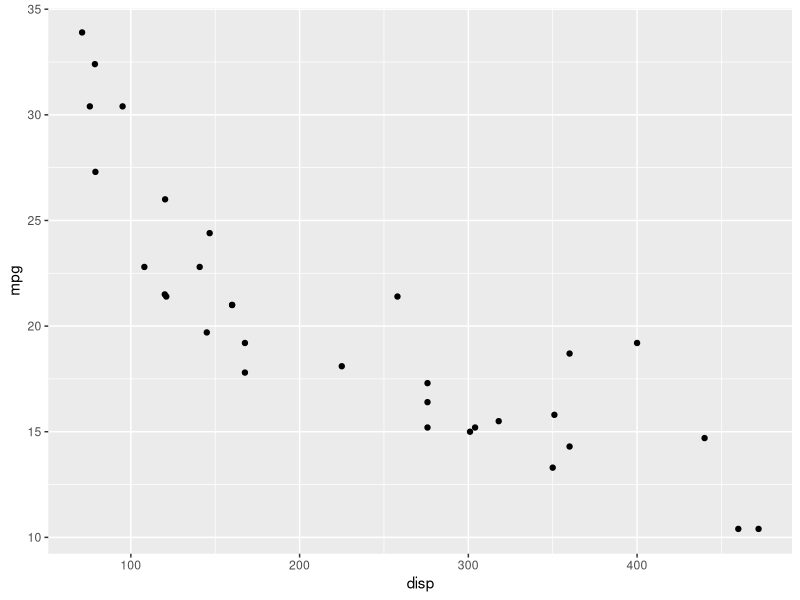
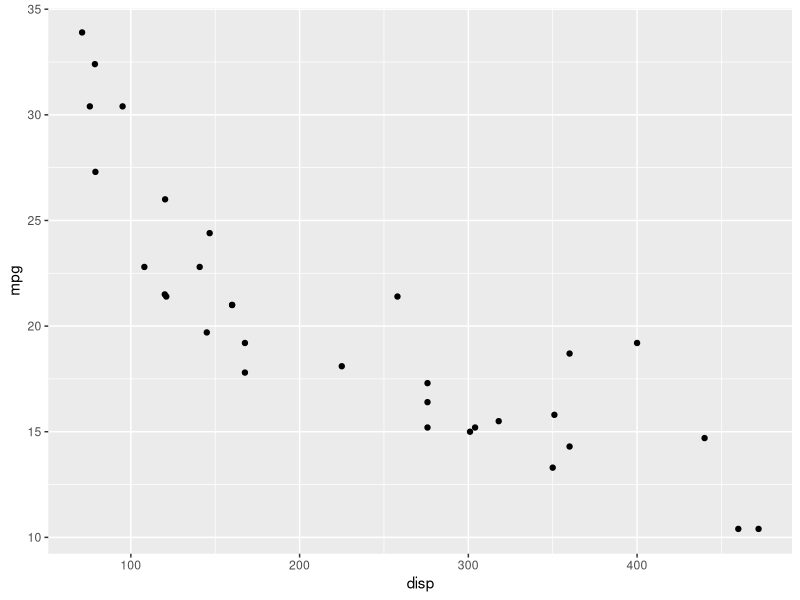
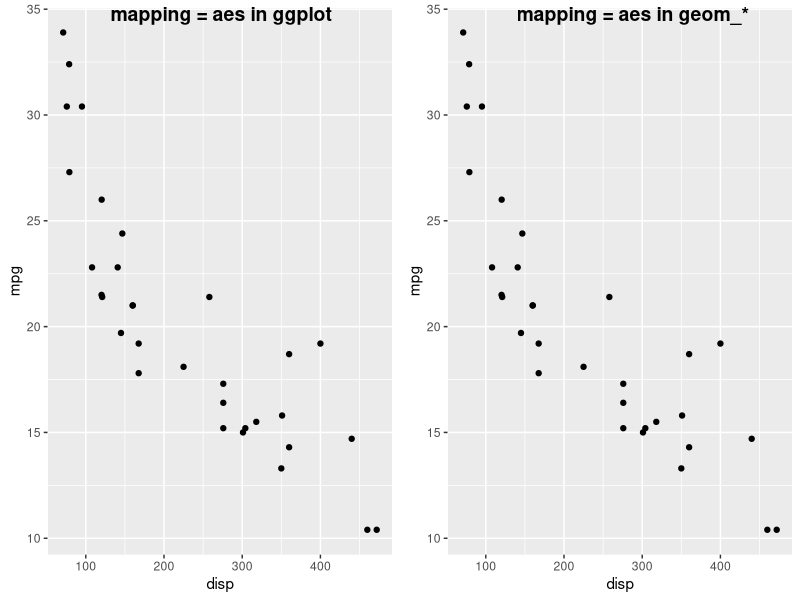
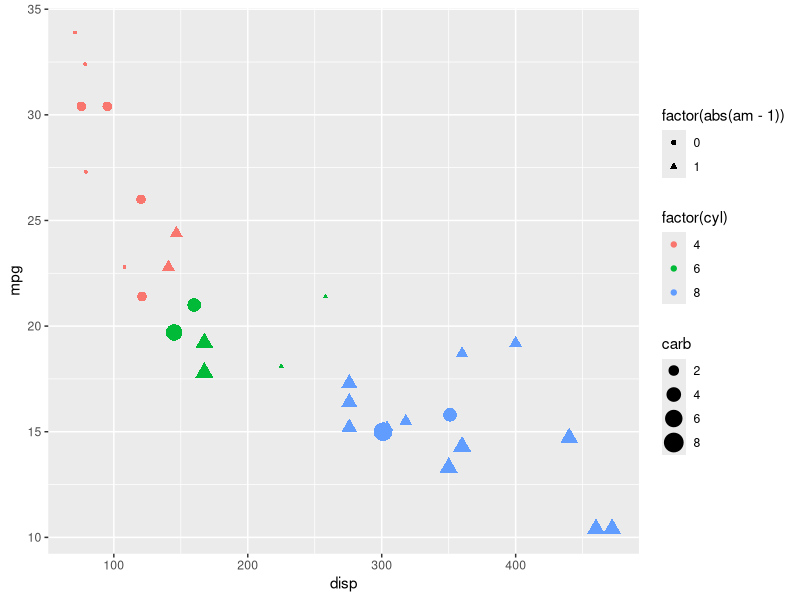
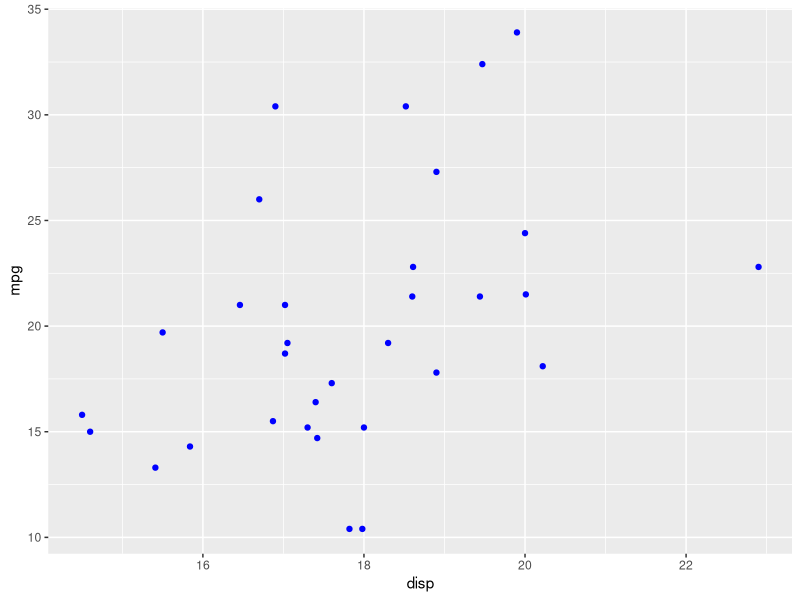

R code for these plots, in order: (Note: this script raises an error after producing the figures.)
## ---- chunk 1
#| label: setup
#| message: false
library(tidyverse)
library(ggpubr)
library(flextable)
## ---- chunk 2
gg1 <- ggplot(data = mtcars, mapping = aes(x = disp, y = mpg)) +
  geom_point()

gg1
## ---- chunk 3
gg2 <-   ggplot(data = mtcars) +
  geom_point(mapping = aes(x = disp, y = mpg))

gg2
## ---- chunk 4
ggarrange(gg1, gg2, labels = c("mapping = aes in ggplot", "mapping = aes in geom_*"),
          nrow = 1)
## ---- chunk 5
#| warning: false
## combine aes
gg3 <- ggplot(
  data = mtcars,
  mapping = aes(
  x = disp, 
  colour= factor(cyl), 
  shape = factor(abs(am - 1)),
  size = carb
  )
  ) +
##  geom_point(data = mtcars, mapping = aes(y = mpg), col = 'blue')
  geom_point(data = mtcars, mapping = aes(y = mpg))
  
gg3
## ---- chunk 6
#inherit.aes    = FALSE, overrides the default aesthetics, rather than combining with them.
gg4 <-   ggplot(data =  mtcars, mapping = aes(x = disp, colour = factor(cyl))) +
##  geom_point(data = mtcars, mapping = aes(y = mpg), colour = 'blue')
  geom_point(
    data = mtcars, 
    mapping = aes(
      x = qsec, 
      y = mpg
      ), 
    colour = "blue", 
    show.legend = TRUE, 
    inherit.aes = TRUE
    )

gg4
## ---- chunk 7
# create a bib file for the R packages
# used in this document
# Note! Needs to do a touch ag_functions.bib in terminal before first run
# else stops when bibliography: "ag_functions.bib" not found in YAML
knitr::write_bib(
  c(
    "tidyverse",
    "ggpubr"
    ),
  file = "ag_test.bib"
  )
## ---- chunk 8
#| paged.print: false
sessioninfo::session_info(
  pkgs = "attached",
  info = "packages",
  dependencies = TRUE) |> 
_$packages |> 
as_tibble() |> 
select(package, version = loadedversion, source) |> 
as_flextable(
  max_row = 40,
  show_coltype = FALSE
  ) %>%
line_spacing(
space = 0.3
) |> 
delete_part("footer") %>%
theme_booktabs()
## ---- chunk 9
#| paged.print: false
sessioninfo::session_info(
  pkgs = "attached",
  info = "packages",
  dependencies = TRUE) %>% 
.[[1]] |> 
select(package, loadedversion, date, source) |> 
as_tibble() %>% 
as_flextable(
  max_row = 40,
  show_coltype = FALSE
  ) %>%
line_spacing(
space = 0.3
) |> 
delete_part("footer") %>%
theme_booktabs()
## ---- chunk 10
#| paged.print: false
sessioninfo::platform_info() |> 
as_tibble() %>% 
as_flextable(
  max_row = 40,
  show_coltype = FALSE
  ) %>%
line_spacing(
space = 0.3
) |> 
delete_part("footer") %>%
autofit() |> 
theme_booktabs()
## ---- chunk 11
#| paged.print: false
sessioninfo::external_info() |> 
as_tibble() %>% 
as_flextable(
  max_row = 40,
  show_coltype = FALSE
  ) %>%
line_spacing(
space = 0.3
) |> 
line_spacing(
i = 16,
space = 0.8
) |> 
delete_part("footer") %>%
theme_booktabs()
